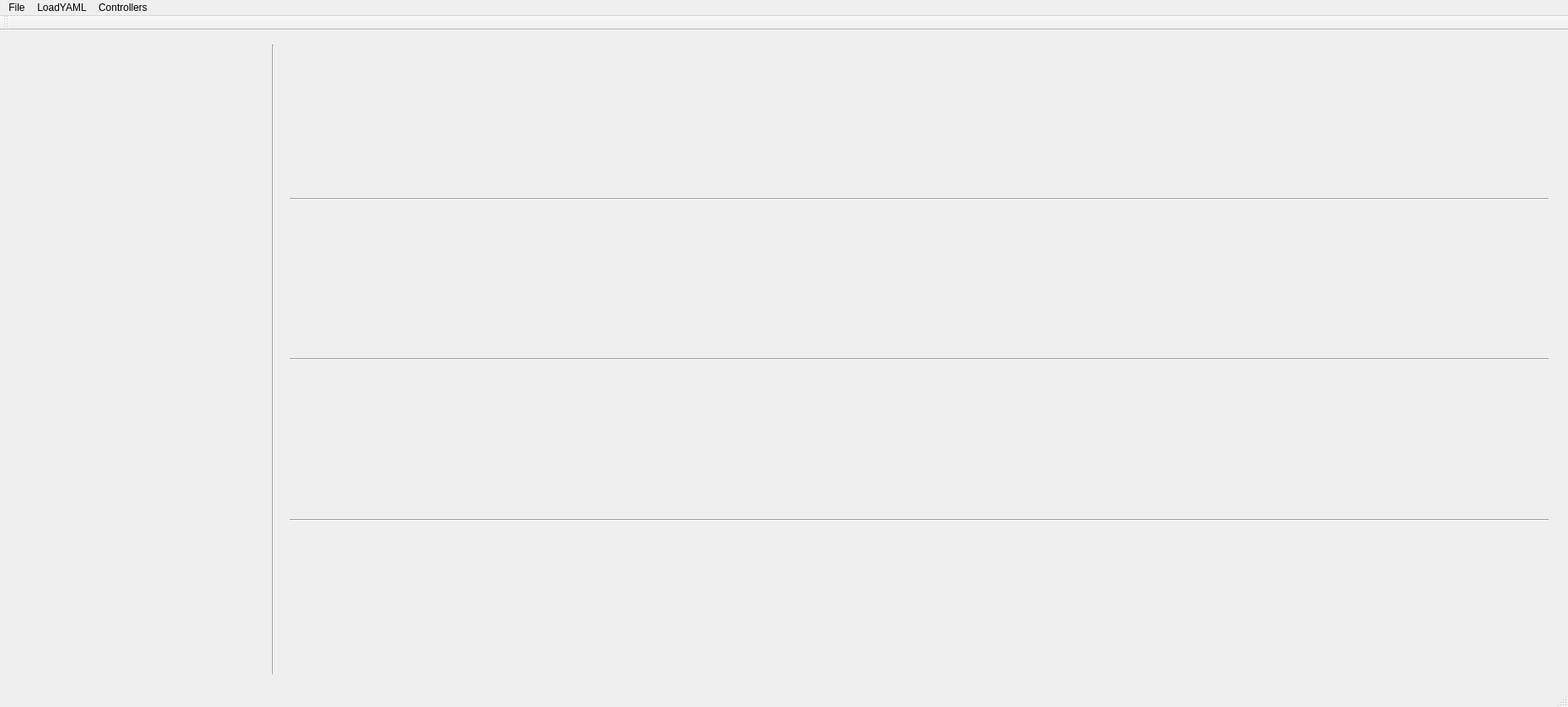
<?xml version="1.0" encoding="UTF-8"?>
<ui version="4.0">
 <class>MainWindow</class>
 <widget class="QMainWindow" name="MainWindow">
  <property name="geometry">
   <rect>
    <x>0</x>
    <y>0</y>
    <width>1862</width>
    <height>839</height>
   </rect>
  </property>
  <property name="windowTitle">
   <string>MainWindow</string>
  </property>
  <widget class="QWidget" name="centralWidget">
   <layout class="QGridLayout" name="gridLayout">
    <item row="0" column="0">
     <layout class="QHBoxLayout" name="horizontalLayout_2">
      <property name="spacing">
       <number>6</number>
      </property>
      <property name="leftMargin">
       <number>6</number>
      </property>
      <property name="topMargin">
       <number>6</number>
      </property>
      <property name="rightMargin">
       <number>6</number>
      </property>
      <property name="bottomMargin">
       <number>6</number>
      </property>
      <item>
       <widget class="Coordinator" name="customWidget_coordinator" native="true">
        <property name="sizePolicy">
         <sizepolicy hsizetype="Minimum" vsizetype="Preferred">
          <horstretch>0</horstretch>
          <verstretch>0</verstretch>
         </sizepolicy>
        </property>
        <property name="minimumSize">
         <size>
          <width>300</width>
          <height>0</height>
         </size>
        </property>
        <property name="maximumSize">
         <size>
          <width>800</width>
          <height>16777215</height>
         </size>
        </property>
       </widget>
      </item>
      <item>
       <widget class="Line" name="coordinator_to_main_panel_vertical_line">
        <property name="orientation">
         <enum>Qt::Vertical</enum>
        </property>
       </widget>
      </item>
      <item>
       <layout class="QVBoxLayout" name="verticalLayout_2">
        <property name="spacing">
         <number>6</number>
        </property>
        <property name="leftMargin">
         <number>12</number>
        </property>
        <property name="topMargin">
         <number>0</number>
        </property>
        <property name="rightMargin">
         <number>6</number>
        </property>
        <property name="bottomMargin">
         <number>0</number>
        </property>
        <item>
         <widget class="TopBanner" name="customWidget_topBanner" native="true">
          <property name="sizePolicy">
           <sizepolicy hsizetype="Preferred" vsizetype="Minimum">
            <horstretch>0</horstretch>
            <verstretch>0</verstretch>
           </sizepolicy>
          </property>
          <property name="minimumSize">
           <size>
            <width>0</width>
            <height>0</height>
           </size>
          </property>
          <property name="maximumSize">
           <size>
            <width>16777215</width>
            <height>16777215</height>
           </size>
          </property>
         </widget>
        </item>
        <item>
         <widget class="Line" name="line_1">
          <property name="orientation">
           <enum>Qt::Horizontal</enum>
          </property>
         </widget>
        </item>
        <item>
         <widget class="ConnectStartStopBar" name="customWidget_connectStartStopBar" native="true">
          <property name="sizePolicy">
           <sizepolicy hsizetype="Preferred" vsizetype="Minimum">
            <horstretch>0</horstretch>
            <verstretch>0</verstretch>
           </sizepolicy>
          </property>
          <property name="minimumSize">
           <size>
            <width>0</width>
            <height>0</height>
           </size>
          </property>
          <property name="maximumSize">
           <size>
            <width>16777215</width>
            <height>16777215</height>
           </size>
          </property>
         </widget>
        </item>
        <item>
         <widget class="Line" name="line_2">
          <property name="orientation">
           <enum>Qt::Horizontal</enum>
          </property>
         </widget>
        </item>
        <item>
         <widget class="EnableControllerLoadYamlBar" name="customWidget_enableControllerLoadYamlBar" native="true">
          <property name="enabled">
           <bool>true</bool>
          </property>
          <property name="sizePolicy">
           <sizepolicy hsizetype="Preferred" vsizetype="Minimum">
            <horstretch>0</horstretch>
            <verstretch>0</verstretch>
           </sizepolicy>
          </property>
          <property name="minimumSize">
           <size>
            <width>0</width>
            <height>0</height>
           </size>
          </property>
          <property name="maximumSize">
           <size>
            <width>16777215</width>
            <height>16777215</height>
           </size>
          </property>
         </widget>
        </item>
        <item>
         <widget class="Line" name="line_3">
          <property name="orientation">
           <enum>Qt::Horizontal</enum>
          </property>
         </widget>
        </item>
        <item>
         <widget class="ControllerTabs" name="customWidget_controller_tabs" native="true">
          <property name="sizePolicy">
           <sizepolicy hsizetype="Expanding" vsizetype="Preferred">
            <horstretch>0</horstretch>
            <verstretch>0</verstretch>
           </sizepolicy>
          </property>
         </widget>
        </item>
       </layout>
      </item>
     </layout>
    </item>
   </layout>
  </widget>
  <widget class="QMenuBar" name="menuBar">
   <property name="geometry">
    <rect>
     <x>0</x>
     <y>0</y>
     <width>1862</width>
     <height>47</height>
    </rect>
   </property>
   <widget class="QMenu" name="menuFile">
    <property name="title">
     <string>File</string>
    </property>
    <addaction name="action_showHide_Coordinator"/>
   </widget>
   <widget class="QMenu" name="menuLoad_YAML">
    <property name="title">
     <string>LoadYAML</string>
    </property>
    <addaction name="action_LoadYAML_BatteryMonitor"/>
    <addaction name="action_LoadYAML_FlyingAgentClientConfig"/>
    <addaction name="separator"/>
    <addaction name="action_showHide_loadYamlBar"/>
   </widget>
   <widget class="QMenu" name="menuControllers">
    <property name="title">
     <string>Controllers</string>
    </property>
    <addaction name="action_showHideController_default"/>
    <addaction name="action_showHideController_student"/>
    <addaction name="action_showHideController_csone"/>
    <addaction name="action_showHideController_picker"/>
    <addaction name="action_showHideController_tuning"/>
    <addaction name="action_showHideController_remote"/>
    <addaction name="action_showHideController_template"/>
    <addaction name="action_showHideController_tutorial"/>
    <addaction name="separator"/>
    <addaction name="action_testMotors"/>
   </widget>
   <addaction name="menuFile"/>
   <addaction name="menuLoad_YAML"/>
   <addaction name="menuControllers"/>
  </widget>
  <widget class="QToolBar" name="mainToolBar">
   <attribute name="toolBarArea">
    <enum>TopToolBarArea</enum>
   </attribute>
   <attribute name="toolBarBreak">
    <bool>false</bool>
   </attribute>
  </widget>
  <widget class="QStatusBar" name="statusBar"/>
  <action name="action_showHide_Coordinator">
   <property name="text">
    <string>Hide Coordinator</string>
   </property>
  </action>
  <action name="action_LoadYAML_BatteryMonitor">
   <property name="text">
    <string>BatteryMonitor</string>
   </property>
  </action>
  <action name="action_LoadYAML_FlyingAgentClientConfig">
   <property name="text">
    <string>FlyingAgentClientConfig</string>
   </property>
  </action>
  <action name="action_showHideController_default">
   <property name="checkable">
    <bool>true</bool>
   </property>
   <property name="checked">
    <bool>true</bool>
   </property>
   <property name="enabled">
    <bool>true</bool>
   </property>
   <property name="text">
    <string>Default</string>
   </property>
  </action>
  <action name="action_showHideController_student">
   <property name="checkable">
    <bool>true</bool>
   </property>
   <property name="checked">
    <bool>true</bool>
   </property>
   <property name="text">
    <string>Student</string>
   </property>
  </action>
  <action name="action_showHideController_picker">
   <property name="checkable">
    <bool>true</bool>
   </property>
   <property name="checked">
    <bool>true</bool>
   </property>
   <property name="text">
    <string>Picker</string>
   </property>
  </action>
  <action name="action_showHideController_safe">
   <property name="checkable">
    <bool>true</bool>
   </property>
   <property name="checked">
    <bool>true</bool>
   </property>
   <property name="text">
    <string>Safe</string>
   </property>
  </action>
  <action name="action_showHideController_tuning">
   <property name="checkable">
    <bool>true</bool>
   </property>
   <property name="checked">
    <bool>true</bool>
   </property>
   <property name="text">
    <string>Tuning</string>
   </property>
  </action>
  <action name="action_showHideController_template">
   <property name="checkable">
    <bool>true</bool>
   </property>
   <property name="checked">
    <bool>true</bool>
   </property>
   <property name="text">
    <string>Template</string>
   </property>
  </action>
  <action name="action_testMotors">
   <property name="text">
    <string>TestMotors</string>
   </property>
  </action>
  <action name="action_showHideController_remote">
   <property name="checkable">
    <bool>true</bool>
   </property>
   <property name="checked">
    <bool>true</bool>
   </property>
   <property name="text">
    <string>Remote</string>
   </property>
  </action>
  <action name="action_showHideController_csone">
   <property name="checkable">
    <bool>true</bool>
   </property>
   <property name="checked">
    <bool>true</bool>
   </property>
   <property name="text">
    <string>CS1</string>
   </property>
  </action>
  <action name="action_showHideController_tutorial">
   <property name="checkable">
    <bool>true</bool>
   </property>
   <property name="checked">
    <bool>true</bool>
   </property>
   <property name="text">
    <string>Tutorial</string>
   </property>
  </action>
  <action name="action_showHide_loadYamlBar">
   <property name="text">
    <string>Hide Yaml Buttons</string>
   </property>
  </action>
 </widget>
 <layoutdefault spacing="6" margin="11"/>
 <customwidgets>
  <customwidget>
   <class>TopBanner</class>
   <extends>QWidget</extends>
   <header location="global">topbanner.h</header>
   <container>1</container>
  </customwidget>
  <customwidget>
   <class>ConnectStartStopBar</class>
   <extends>QWidget</extends>
   <header location="global">connectstartstopbar.h</header>
   <container>1</container>
  </customwidget>
  <customwidget>
   <class>EnableControllerLoadYamlBar</class>
   <extends>QWidget</extends>
   <header>enablecontrollerloadyamlbar.h</header>
   <container>1</container>
  </customwidget>
  <customwidget>
   <class>ControllerTabs</class>
   <extends>QWidget</extends>
   <header>controllertabs.h</header>
   <container>1</container>
  </customwidget>
  <customwidget>
   <class>Coordinator</class>
   <extends>QWidget</extends>
   <header>coordinator.h</header>
   <container>1</container>
  </customwidget>
 </customwidgets>
 <resources/>
 <connections/>
</ui>
